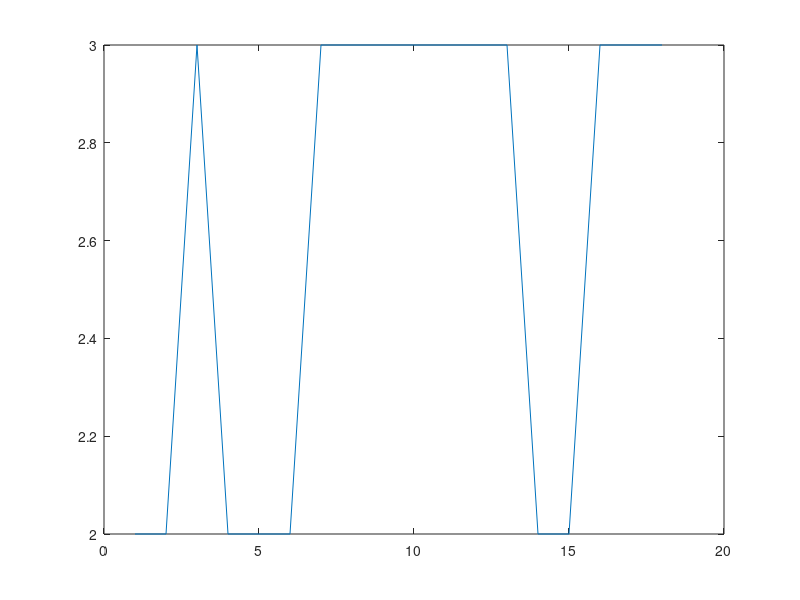

Here is the MATLAB script that generated this plot:
%% script plot
% simple script to plot incoming data in log.csv
% data are classes arranged by python script
load('log.csv')
length = size(log);
x = 1:length;
plot(x, log)